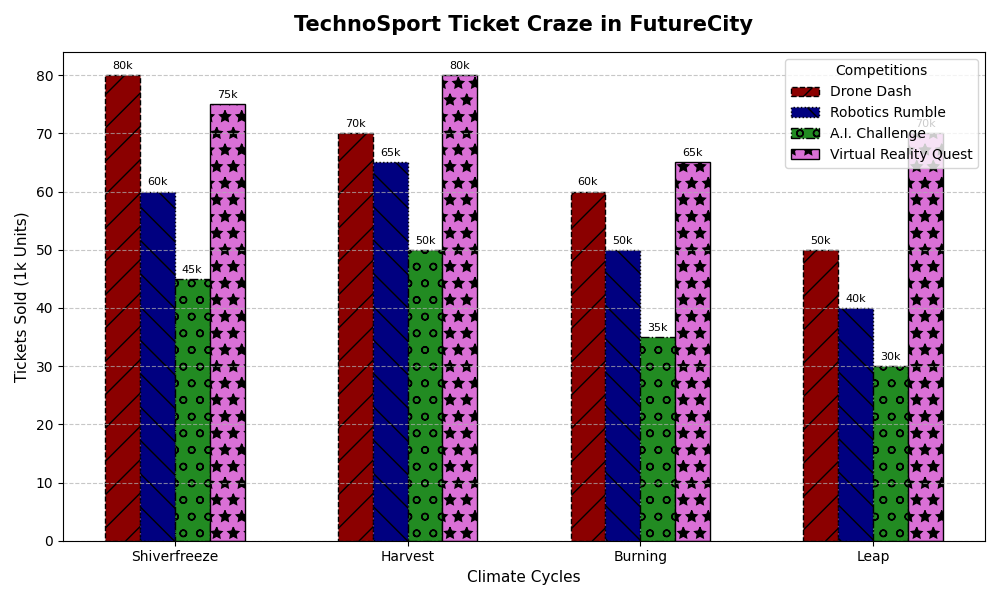

The script that drew this image:
import matplotlib.pyplot as plt
import numpy as np

seasons = ["Burning", "Leap", "Harvest", "Shiverfreeze"]
drone_racing = [60, 50, 70, 80]
robot_wrestling = [50, 40, 65, 60]
ai_chess = [35, 30, 50, 45]
vr_gaming = [65, 70, 80, 75]

labels = np.array([seasons, drone_racing, robot_wrestling, ai_chess, vr_gaming])
sorted_indices = np.argsort([-x for x in drone_racing])
sorted_labels = labels[:, sorted_indices]

fig, ax = plt.subplots(figsize=(10, 6))

bar_width = 0.15
x = np.arange(len(seasons))
br1 = x
br2 = [i + bar_width for i in br1]
br3 = [i + bar_width for i in br2]
br4 = [i + bar_width for i in br3]

# Changed colors as directed
ax.bar(br1, sorted_labels[1].astype(int), color='darkred', width=bar_width, linestyle='dashed', edgecolor='black', label='Drone Dash', hatch='/')
ax.bar(br2, sorted_labels[2].astype(int), color='navy', width=bar_width, linestyle='dotted', edgecolor='black', label='Robotics Rumble', hatch='\\')
ax.bar(br3, sorted_labels[3].astype(int), color='forestgreen', width=bar_width, linestyle='dashdot', edgecolor='black', label='A.I. Challenge', hatch='o')
ax.bar(br4, sorted_labels[4].astype(int), color='orchid', width=bar_width, linestyle='solid', edgecolor='black', label='Virtual Reality Quest', hatch='*')

ax.set_title('TechnoSport Ticket Craze in FutureCity', fontsize=15, fontweight='bold', pad=15)
ax.set_xlabel('Climate Cycles', fontsize=11)
ax.set_ylabel('Tickets Sold (1k Units)', fontsize=11)
ax.set_xticks([r + 1.5 * bar_width for r in range(len(seasons))])
ax.set_xticklabels(sorted_labels[0])

for bar, ticket_sales in zip(ax.patches, sorted_labels[1:].flatten().astype(int)):
    height = bar.get_height()
    ax.annotate(f'{ticket_sales}k',
                xy=(bar.get_x() + bar.get_width() / 2, height),
                xytext=(0, 3),
                textcoords="offset points",
                ha='center', va='bottom', fontsize=8, color='black')

ax.legend(loc='upper right', bbox_to_anchor=(1, 1), fontsize=10, title='Competitions')
ax.grid(axis='y', linestyle='--', alpha=0.7)

plt.tight_layout()
plt.show()
